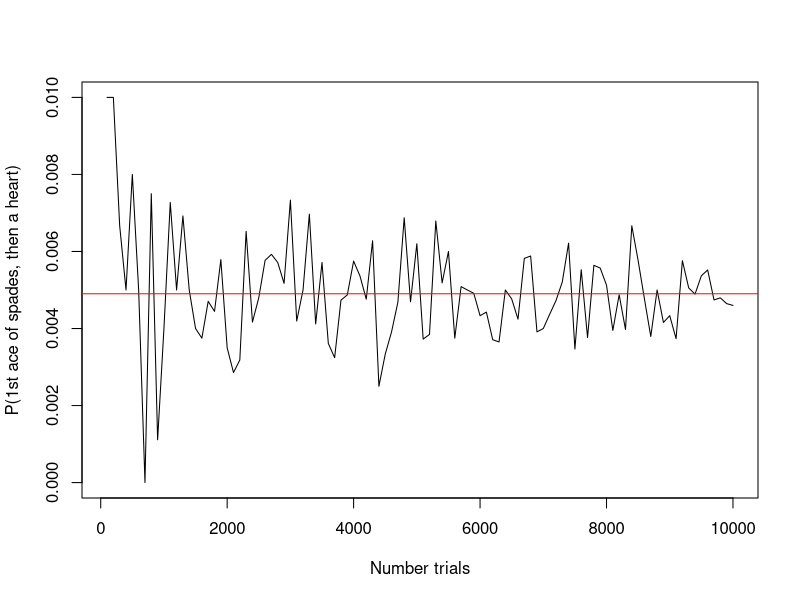

Write R code to recreate this figure.
## Exercise for basic probabilities


#TASKS:

#a) implement the scenario and simulate the experiment.
#scenario:
#A box contains 10 white and 10 black marbles. Construct a sample space for the experiment of randomly
#drawing out, with replacement, two marbles in succession and noting the color each time. (To draw “with
#replacement” means that the first marble is put back before the second marble is drawn.)

#a)
marbles = c(rep('Black',10),rep('White',10) ) 
N= 10000
success = 0
for(i in 1:N){
  s = sample(marbles,2,replace = T) ## take two marbles with replacement
  ##check if they are the same
  if(s[1]==s[2]){
    success = success+1
  }
}

prob = success/N
print(prob)


###b

#Example 2:
#  Suppose you take out two cards from a standard pack of cards one after another, without replacing the first card. What is probability that the first card is the ace of spades, and the second card is a heart?
#  The two events are dependent events because the first card is not replaced.
#There is only one ace of spades in a deck of 52 cards. So:
#  P(1st card is the ace of spades)=1/52
#If the ace of spaces is drawn first, then there are 51
#cards left in the deck, of which 13 are hearts:
#P(2nd card is a heart | 1st cardis the ace of spades)=13/51
#So, by the multiplication rule of probability, we have:
#  P(ace of spades, then a heart)=1/52 * 13/51= 1/204

#program with simulation.
# how does the the number of trials effect the estimated probability

cards = c(paste('heart',1:13),paste('spades',1:13),paste('diamond',1:13),paste('clubs',1:13))

Ns = seq(100,10000,100)
probs = c() ## save results
for(k in 1:length(Ns)){ ## double for loop
  success = 0 # count successes
  for(i in 1:Ns[k]){
    s = sample(cards,2,replace = F)
    if(s[1]=='spades 13'){### first one highest spades
      split = strsplit(s[2],split = " ") 
      if(split[[1]][1]=='heart'){ ## second one is a heart ?
        success = success +1
      }
    } 
  }
  probs = c(probs,success/Ns[k] )
}

plot(Ns,probs,type = 'l',xlab='Number trials', ylab='P(1st ace of spades, then a heart)')
abline(h= 1/204,col='red') ## true value
